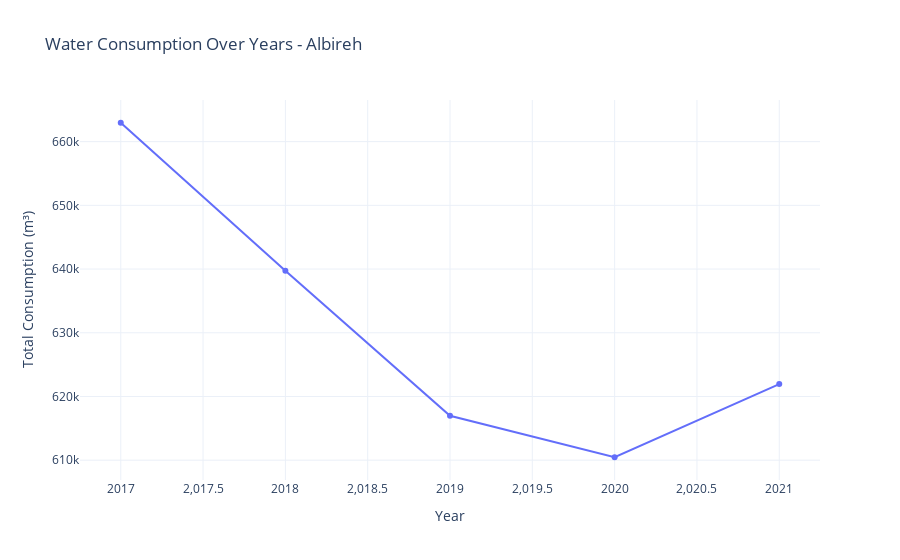
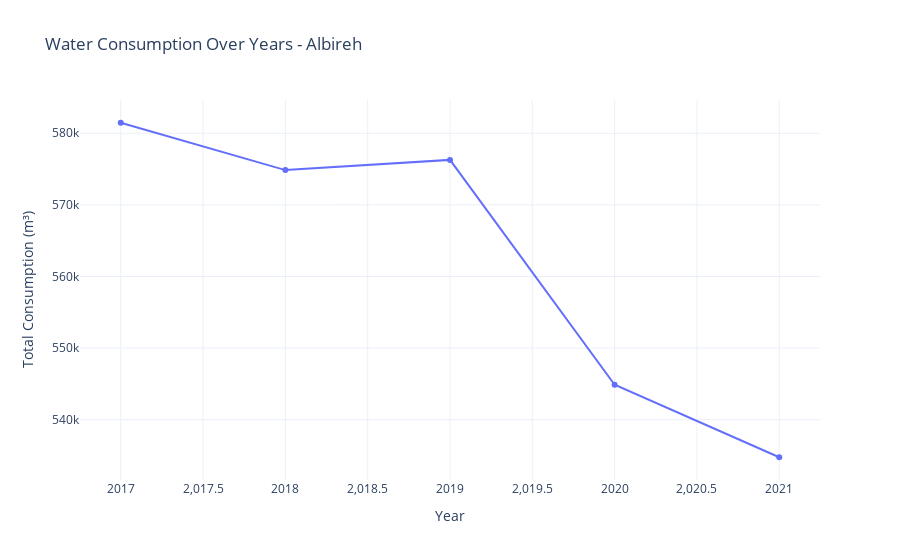
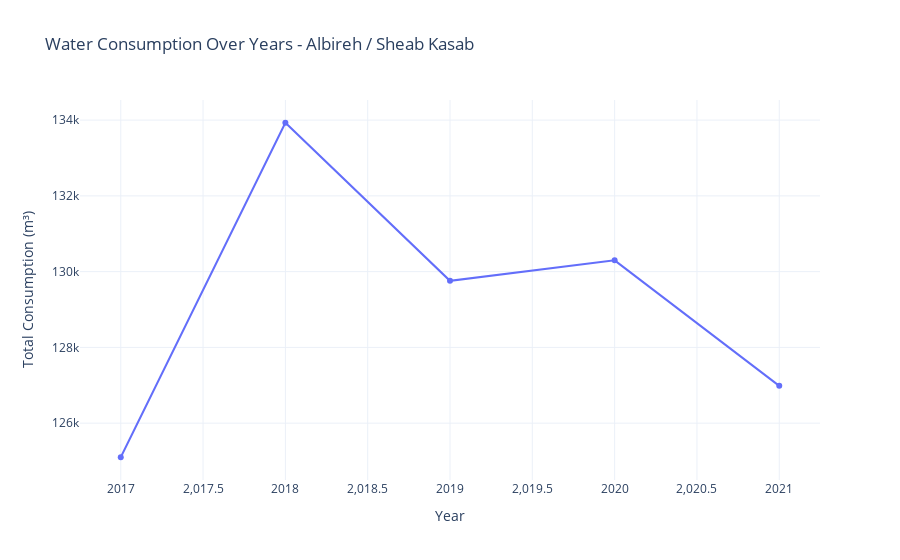
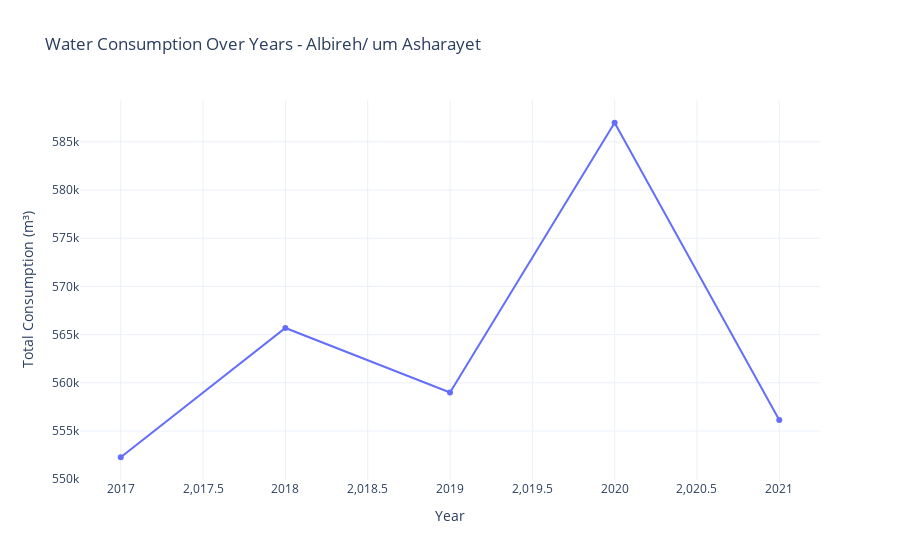

The code cell stored with these charts, in order, in its notebook:
### Markdown cell above
The chart "Total Water Consumption by Customer Type" shows "home" with the highest consumption at 1.624 million cubic meters, followed by "commercial" at 373,291, while other types like "Temp" and "ؤصـنع" have significantly lower usage, with "ؤصـنع" at 30,405.

### Code cell
import plotly.express as px

# Group data
area_yearly = df.groupby(['Year', 'AreaName'])['Consumption'].sum().reset_index()

# Loop through each area and create separate plots
unique_areas = area_yearly['AreaName'].unique()

for area in unique_areas:
    area_data = area_yearly[area_yearly['AreaName'] == area]
    fig = px.line(
        area_data,
        x='Year',
        y='Consumption',
        title=f"Water Consumption Over Years - {area}",
        markers=True,
        labels={'Consumption': 'Total Consumption (m³)', 'Year': 'Year'}
    )
    fig.update_layout(template='plotly_white')
    fig.show()

### Figure 1 — Plotly figure (JSON) as saved in the notebook; plotly's stock layout.template omitted (floating-point values rounded to 4 significant figures)
{"data": [{"hovertemplate": "Year=%{x}<br>Total Consumption (m³)=%{y}<extra></extra>", "legendgroup": "", "line": {"color": "#636efa", "dash": "solid"}, "marker": {"symbol": "circle"}, "mode": "lines+markers", "name": "", "orientation": "v", "showlegend": false, "type": "scatter", "x": [2017, 2018, 2019, 2020, 2021], "xaxis": "x", "y": [662960, 639726, 616962, 610460, 621946], "yaxis": "y"}], "layout": {"legend": {"tracegroupgap": 0}, "title": {"text": "Water Consumption Over Years - Albireh"}, "xaxis": {"anchor": "y", "domain": [0, 1], "title": {"text": "Year"}}, "yaxis": {"anchor": "x", "domain": [0, 1], "title": {"text": "Total Consumption (m³)"}}}}

### Figure 2 — Plotly figure (JSON) as saved in the notebook; plotly's stock layout.template omitted (floating-point values rounded to 4 significant figures)
{"data": [{"hovertemplate": "Year=%{x}<br>Total Consumption (m³)=%{y}<extra></extra>", "legendgroup": "", "line": {"color": "#636efa", "dash": "solid"}, "marker": {"symbol": "circle"}, "mode": "lines+markers", "name": "", "orientation": "v", "showlegend": false, "type": "scatter", "x": [2017, 2018, 2019, 2020, 2021], "xaxis": "x", "y": [581466, 574854, 576280, 544877, 534759], "yaxis": "y"}], "layout": {"legend": {"tracegroupgap": 0}, "title": {"text": "Water Consumption Over Years - Albireh "}, "xaxis": {"anchor": "y", "domain": [0, 1], "title": {"text": "Year"}}, "yaxis": {"anchor": "x", "domain": [0, 1], "title": {"text": "Total Consumption (m³)"}}}}

### Figure 3 — Plotly figure (JSON) as saved in the notebook; plotly's stock layout.template omitted (floating-point values rounded to 4 significant figures)
{"data": [{"hovertemplate": "Year=%{x}<br>Total Consumption (m³)=%{y}<extra></extra>", "legendgroup": "", "line": {"color": "#636efa", "dash": "solid"}, "marker": {"symbol": "circle"}, "mode": "lines+markers", "name": "", "orientation": "v", "showlegend": false, "type": "scatter", "x": [2017, 2018, 2019, 2020, 2021], "xaxis": "x", "y": [125100, 133930, 129757, 130298, 126985], "yaxis": "y"}], "layout": {"legend": {"tracegroupgap": 0}, "title": {"text": "Water Consumption Over Years - Albireh / Sheab Kasab "}, "xaxis": {"anchor": "y", "domain": [0, 1], "title": {"text": "Year"}}, "yaxis": {"anchor": "x", "domain": [0, 1], "title": {"text": "Total Consumption (m³)"}}}}

### Figure 4 — Plotly figure (JSON) as saved in the notebook; plotly's stock layout.template omitted (floating-point values rounded to 4 significant figures)
{"data": [{"hovertemplate": "Year=%{x}<br>Total Consumption (m³)=%{y}<extra></extra>", "legendgroup": "", "line": {"color": "#636efa", "dash": "solid"}, "marker": {"symbol": "circle"}, "mode": "lines+markers", "name": "", "orientation": "v", "showlegend": false, "type": "scatter", "x": [2017, 2018, 2019, 2020, 2021], "xaxis": "x", "y": [552281, 565689, 559006, 586977, 556139], "yaxis": "y"}], "layout": {"legend": {"tracegroupgap": 0}, "title": {"text": "Water Consumption Over Years - Albireh/ um Asharayet"}, "xaxis": {"anchor": "y", "domain": [0, 1], "title": {"text": "Year"}}, "yaxis": {"anchor": "x", "domain": [0, 1], "title": {"text": "Total Consumption (m³)"}}}}
